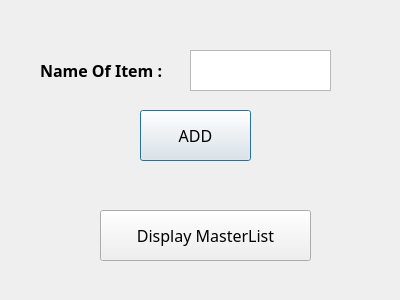
<?xml version="1.0" encoding="UTF-8"?>
<ui version="4.0">
 <class>AddMasterToTempWin</class>
 <widget class="QDialog" name="AddMasterToTempWin">
  <property name="geometry">
   <rect>
    <x>0</x>
    <y>0</y>
    <width>400</width>
    <height>300</height>
   </rect>
  </property>
  <property name="windowTitle">
   <string>AddMasterToTempWin</string>
  </property>
  <widget class="QLabel" name="label">
   <property name="geometry">
    <rect>
     <x>40</x>
     <y>40</y>
     <width>151</width>
     <height>61</height>
    </rect>
   </property>
   <property name="font">
    <font>
     <family>함초롬바탕</family>
     <pointsize>12</pointsize>
     <weight>75</weight>
     <bold>true</bold>
    </font>
   </property>
   <property name="text">
    <string>Name Of Item : </string>
   </property>
  </widget>
  <widget class="QPlainTextEdit" name="plainTextEdit">
   <property name="geometry">
    <rect>
     <x>190</x>
     <y>50</y>
     <width>141</width>
     <height>41</height>
    </rect>
   </property>
   <property name="font">
    <font>
     <pointsize>14</pointsize>
    </font>
   </property>
  </widget>
  <widget class="QPushButton" name="addButton">
   <property name="geometry">
    <rect>
     <x>140</x>
     <y>110</y>
     <width>111</width>
     <height>51</height>
    </rect>
   </property>
   <property name="font">
    <font>
     <family>함초롬바탕</family>
     <pointsize>12</pointsize>
    </font>
   </property>
   <property name="text">
    <string>ADD</string>
   </property>
  </widget>
  <widget class="QPushButton" name="addButton_2">
   <property name="geometry">
    <rect>
     <x>100</x>
     <y>210</y>
     <width>211</width>
     <height>51</height>
    </rect>
   </property>
   <property name="font">
    <font>
     <family>함초롬바탕</family>
     <pointsize>12</pointsize>
    </font>
   </property>
   <property name="text">
    <string>Display MasterList</string>
   </property>
  </widget>
 </widget>
 <layoutdefault spacing="6" margin="11"/>
 <resources/>
 <connections>
  <connection>
   <sender>addButton_2</sender>
   <signal>clicked()</signal>
   <receiver>AddMasterToTempWin</receiver>
   <slot>displayMasterList()</slot>
   <hints>
    <hint type="sourcelabel">
     <x>224</x>
     <y>236</y>
    </hint>
    <hint type="destinationlabel">
     <x>345</x>
     <y>181</y>
    </hint>
   </hints>
  </connection>
  <connection>
   <sender>addButton</sender>
   <signal>clicked()</signal>
   <receiver>AddMasterToTempWin</receiver>
   <slot>addMasterToTemp()</slot>
   <hints>
    <hint type="sourcelabel">
     <x>196</x>
     <y>138</y>
    </hint>
    <hint type="destinationlabel">
     <x>69</x>
     <y>126</y>
    </hint>
   </hints>
  </connection>
 </connections>
 <slots>
  <slot>displayMasterList()</slot>
  <slot>addMasterToTemp()</slot>
 </slots>
</ui>
